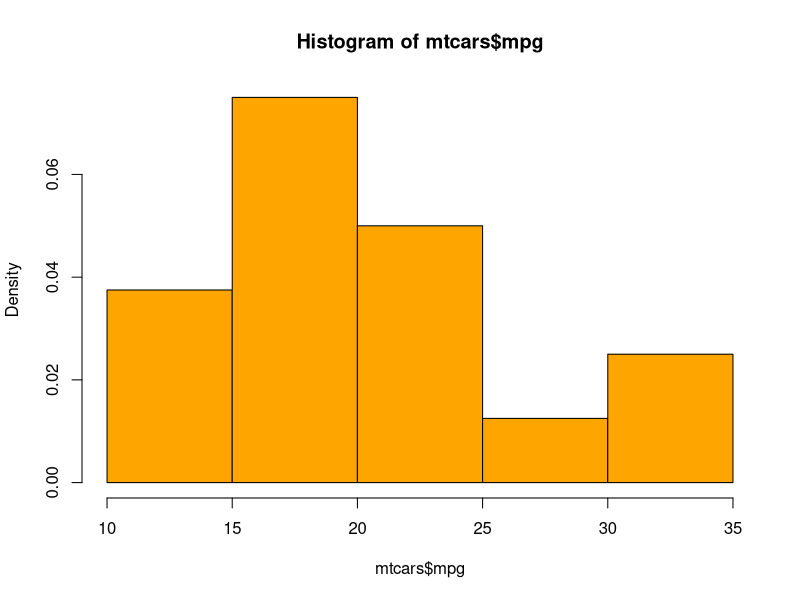
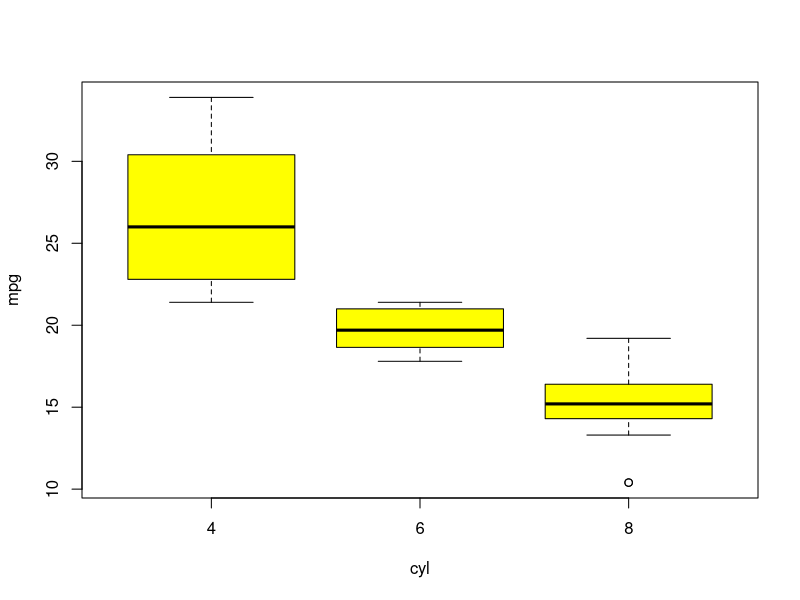

Write R code to recreate these figures, in order.
## ---- chunk 1
# cargamos los datos mtcars 
data(mtcars)
head(mtcars)
## ---- chunk 2
help(mtcars)
## ---- chunk 3
# True
hist(mtcars$mpg, probability = TRUE, col= "orange" )
## ---- chunk 4
help(hist)

## ---- chunk 5
# Grafico por grupo de "tipo de cilindro"
boxplot(mpg~cyl, data= mtcars, col="yellow")
